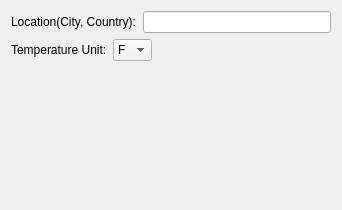
               <widget class="QWidget" name="scrollAreaWidgetContents_8">
                <property name="geometry">
                 <rect>
                  <x>0</x>
                  <y>0</y>
                  <width>342</width>
                  <height>210</height>
                 </rect>
                </property>
                <property name="class" stdset="0">
                 <string>frameHolder</string>
                </property>
                <layout class="QGridLayout" name="gridLayout_26">
                 <item row="0" column="0">
                  <layout class="QGridLayout" name="gridLayout_27">
                   <item row="0" column="1">
                    <layout class="QHBoxLayout" name="horizontalLayout_22">
                     <item>
                      <widget class="QLineEdit" name="owmLocationLineEdit">
                       <property name="toolTip">
                        <string>Ex... Tucson, US</string>
                       </property>
                       <property name="whatsThis">
                        <string/>
                       </property>
                      </widget>
                     </item>
                    </layout>
                   </item>
                   <item row="0" column="0">
                    <widget class="QLabel" name="label_22">
                     <property name="toolTip">
                      <string>Ex... Tucson, US</string>
                     </property>
                     <property name="text">
                      <string>Location(City, Country):</string>
                     </property>
                     <property name="class" stdset="0">
                      <string>infoLabel</string>
                     </property>
                    </widget>
                   </item>
                  </layout>
                 </item>
                 <item row="1" column="0">
                  <layout class="QHBoxLayout" name="horizontalLayout_24">
                   <item>
                    <widget class="QLabel" name="label_23">
                     <property name="text">
                      <string>Temperature Unit:</string>
                     </property>
                     <property name="class" stdset="0">
                      <string>infoLabel</string>
                     </property>
                    </widget>
                   </item>
                   <item>
                    <widget class="QComboBox" name="tempUnitComboBox">
                     <property name="maximumSize">
                      <size>
                       <width>50</width>
                       <height>16777215</height>
                      </size>
                     </property>
                     <property name="editable">
                      <bool>false</bool>
                     </property>
                     <property name="minimumContentsLength">
                      <number>0</number>
                     </property>
                     <item>
                      <property name="text">
                       <string>F</string>
                      </property>
                     </item>
                     <item>
                      <property name="text">
                       <string>C</string>
                      </property>
                     </item>
                    </widget>
                   </item>
                   <item>
                    <spacer name="horizontalSpacer_23">
                     <property name="orientation">
                      <enum>Qt::Horizontal</enum>
                     </property>
                     <property name="sizeHint" stdset="0">
                      <size>
                       <width>40</width>
                       <height>20</height>
                      </size>
                     </property>
                    </spacer>
                   </item>
                  </layout>
                 </item>
                 <item row="3" column="0">
                  <spacer name="verticalSpacer_9">
                   <property name="orientation">
                    <enum>Qt::Vertical</enum>
                   </property>
                   <property name="sizeHint" stdset="0">
                    <size>
                     <width>20</width>
                     <height>40</height>
                    </size>
                   </property>
                  </spacer>
                 </item>
                </layout>
               </widget>
